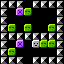

Rendered tile map (Tiled .tmx) drawn with the repository's tilesets; below, a short description and the full map source, tile grids included:
An orthogonal 8x8 tile map with 8x8 px tiles, 1 tile layer (base).

<map version="1.5" tiledversion="1.7.0" orientation="orthogonal" renderorder="right-down" width="8" height="8" tilewidth="8" tileheight="8" infinite="0" nextlayerid="2" nextobjectid="1">
 <tileset firstgid="1" source="../../dev/editor_tiles.tsx" />
 <layer id="1" name="base" width="8" height="8">
  <data encoding="csv">
1,1,1,0,1,1,1,1,
1,0,4,3,0,0,0,1,
1,0,0,0,0,0,0,1,
1,3,0,3,0,0,3,1,
1,1,1,1,1,1,1,1,
1,0,4,0,2,3,3,1,
1,3,0,0,0,0,0,1,
1,1,1,0,1,1,1,1
</data>
 </layer>
</map>
